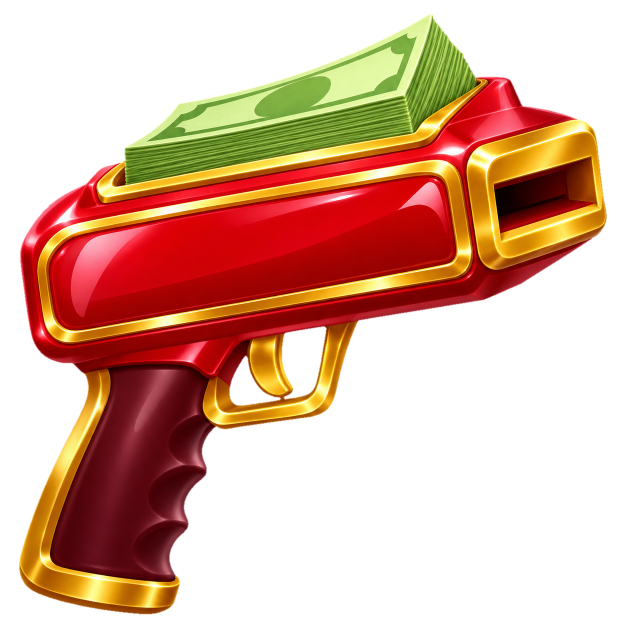
#> input picture sheets/moneygun/money_gun/source/money_gun_master.png, 1254 x 1254 px (shown at 1/2 size)
$ python build_assets.py
#> lines starting #> are read from the running program, lines starting #| are printed output that depends on the picture
### sheets/moneygun/money_gun/source/asset_utils.py
from pathlib import Path
from PIL import Image, ImageDraw, ImageFilter
from scipy import ndimage as ndi
import numpy as np
import math, io, os, json, hashlib, zipfile
ROOT=Path(__file__).resolve().parents[1]
S=512; SS=2; HI=S*SS; N=27; FPS=24
R=Image.Resampling.LANCZOS

def write_bytes(path,data):
    path=Path(path);path.parent.mkdir(parents=True,exist_ok=True)
    tmp=path.with_name(path.name+'.writing');tmp.write_bytes(data);os.replace(tmp,path)

def save(im,path,**kw):
    b=io.BytesIO();im.save(b,format={'.png':'PNG','.apng':'PNG','.gif':'GIF','.jpg':'JPEG'}[Path(path).suffix],**kw)
    write_bytes(path,b.getvalue())

def smooth(t):
    t=np.clip(t,0,1);return t*t*(3-2*t)

# [10 lines left out: function clean, not called in this run]

def export(kind,frames,records):
    dest=ROOT/kind;dest.mkdir(parents=True,exist_ok=True);names=[];meta={}
    atlas=Image.new('RGBA',(4608,1536))
    for i,im in enumerate(frames):
        name=f'money_gun_{kind}_{i+1:02}.png';names.append(name);save(im,dest/'frames'/name,compress_level=6)
        x,y=i%9*S,i//9*S;atlas.paste(im,(x,y))
        meta[name]={'frame':{'x':x,'y':y,'w':S,'h':S},'rotated':False,'trimmed':False,'spriteSourceSize':{'x':0,'y':0,'w':S,'h':S},'sourceSize':{'w':S,'h':S},'pivot':{'x':.5,'y':.5}}
    save(atlas,dest/f'money_gun_{kind}_atlas_9x3.png',compress_level=6)
    for k in range(3):
        sheet=Image.new('RGBA',(1536,1536))
        for j in range(9):sheet.paste(frames[k*9+j],(j%3*S,j//3*S))
        save(sheet,dest/f'sheets/money_gun_{kind}_sheet_{k+1:02}.png',compress_level=6)
    (dest/f'money_gun_{kind}_atlas_9x3.json').write_text(json.dumps({'frames':meta,'animations':{f'money_gun_{kind}':names},'meta':{'image':f'money_gun_{kind}_atlas_9x3.png','format':'RGBA8888','size':{'w':4608,'h':1536},'scale':'1','frameRate':FPS,'loop':kind=='idle'}},indent=2))
    (dest/'motion.json').write_text(json.dumps({'fps':FPS,'durationMs':1125,'loop':kind=='idle','frames':records},indent=2))
    save(frames[0],dest/f'money_gun_{kind}.apng',save_all=True,append_images=frames[1:],duration=[42,41,42]*9,loop=0 if kind=='idle' else 1,blend=0,disposal=0)

def validate(kind,frames):
    dest=ROOT/kind;atlas=Image.open(dest/f'money_gun_{kind}_atlas_9x3.png');assert atlas.size==(4608,1536) and atlas.mode=='RGBA'
    apng=Image.open(dest/f'money_gun_{kind}.apng');assert apng.n_frames==N
    rows=[];duration=0
    for i,ref in enumerate(frames):
        im=Image.open(dest/f'frames/money_gun_{kind}_{i+1:02}.png');a=np.array(im)
        assert im.mode=='RGBA' and im.size==(S,S) and np.array_equal(a,np.array(ref))
        alpha=a[:,:,3];assert alpha.min()==0
        assert not np.any(a[alpha==0,:3]);assert not np.any(alpha[[0,-1],:]) and not np.any(alpha[:,[0,-1]])
        if kind=='idle' or i<26:assert alpha.max()>0 and np.any((alpha>0)&(alpha<255))
        x,y=i%9*S,i//9*S;assert np.array_equal(np.array(atlas.crop((x,y,x+S,y+S))),a)
        sheet=Image.open(dest/f'sheets/money_gun_{kind}_sheet_{i//9+1:02}.png');assert sheet.size==(1536,1536) and sheet.mode=='RGBA'
        j=i%9;x,y=j%3*S,j//3*S;assert np.array_equal(np.array(sheet.crop((x,y,x+S,y+S))),a)
        apng.seek(i);duration+=apng.info['duration'];assert np.array_equal(np.array(apng.convert('RGBA')),a)
        rows.append({'frame':i+1,'bounds':im.getbbox(),'transparentPixels':int((alpha==0).sum()),'partialAlphaPixels':int(((alpha>0)&(alpha<255)).sum())})
    assert duration==1125 and len({hashlib.sha256(np.array(f).tobytes()).hexdigest() for f in frames})==N
    if kind=='fire':assert not np.any(np.array(frames[-1]))
    return {'passed':True,'frames':N,'frameSize':[512,512],'atlasSize':[4608,1536],'smallSheets':3,'alphaVerified':True,'noEdgeClipping':True,'pixelExactAtlasesSheetsAPNG':True,'finalFrameBlank':kind=='fire','durationMs':duration,'perFrame':rows}

# [13 lines left out: function previews, not called in this run]

### sheets/moneygun/money_gun/source/build_assets.py
"""Build transparent cash-gun idle and firing sprites from one master."""
from asset_utils import *

class GunRig:
    def __init__(self):
        self.master=Image.open(ROOT/'source/money_gun_master.png').convert('RGBA')
#> self.master is the input picture: PIL image 1254x1254 RGBA; mean R, G, B, A 77.7, 36, 16.5, 111.2
        self.bill=Image.open(ROOT/'source/banknote.png').convert('RGBA')
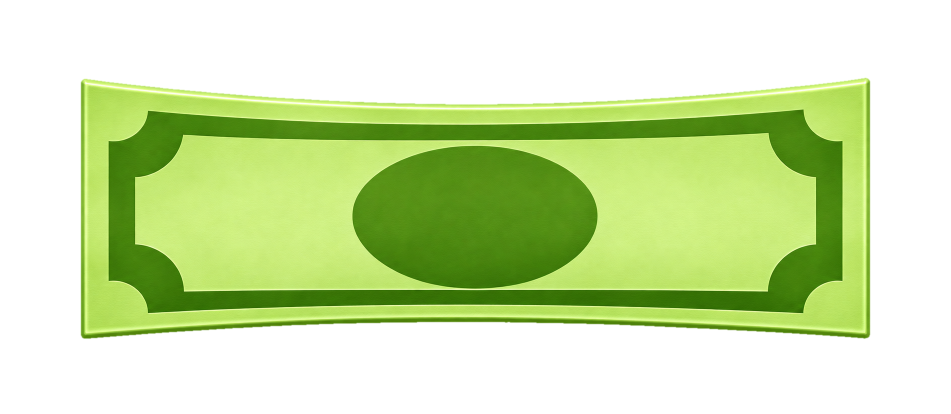
#> input picture sheets/moneygun/money_gun/source/banknote.png, 1902 x 827 px (shown at 1/2 size)
#> self.bill is the input picture: PIL image 1902x827 RGBA; mean R, G, B, A 71, 92.1, 36.5, 118.8
        self.bill=self.bill.crop(self.bill.getbbox())
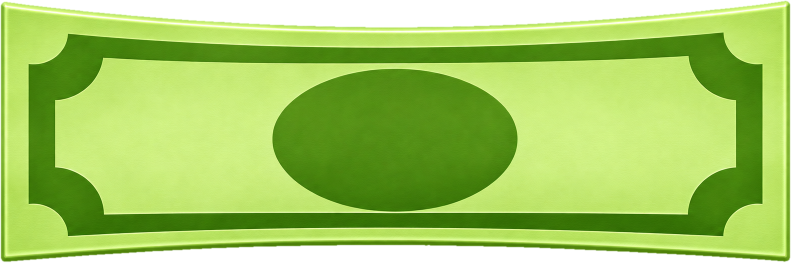
#> self.bill: PIL image 1582x525 RGBA (shown at 1/2 size); mean R, G, B, A 134.4, 174.4, 69.2, 225; transparent parts drawn white
        self.box=self.master.getbbox();self.scale=310/(self.box[3]-self.box[1]);self.ox=61;self.oy=130
#> after `self.box = self.master.getbbox()`: self.box = (37, 25, 1215, 1230)
#> after `self.scale = 310 / (self.box[3] - self.box[1])`: self.scale = 0.257
        crop=self.master.crop(self.box)
        sprite=crop.resize((round(crop.width*self.scale*SS),310*SS),R)
        self.base=Image.new('RGBA',(HI,HI));self.base.alpha_composite(sprite,(self.ox*SS,self.oy*SS))
#> after `self.base = Image.new('RGBA', (HI, HI))`: self.base: PIL image 1024x1024 RGBA; every value is 0
#> after `self.base.alpha_composite(sprite, (self.ox * SS, self.oy * SS))`:
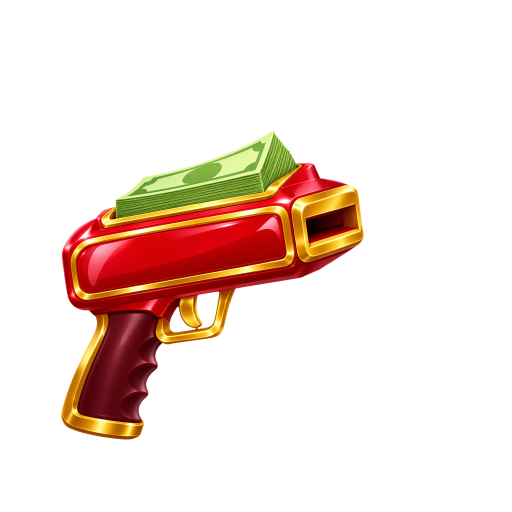
#> self.base: PIL image 1024x1024 RGBA (shown at 1/2 size); mean R, G, B, A 31.1, 14.4, 6.6, 44.1; transparent parts drawn white
        self.muzzle=self.point(1091,397)
#> self.muzzle = [332.2, 225.7]
        mask=Image.new('L',(HI,HI));d=ImageDraw.Draw(mask)
#> after `mask = Image.new('L', (HI, HI))`: mask: PIL image 1024x1024 L; every value is 0
        d.polygon([tuple(v*SS for v in self.point(x,y)) for x,y in [(995,370),(1185,315),(1192,406),(1008,465)]],fill=255)
        self.mouth=mask.filter(ImageFilter.GaussianBlur(.35*SS))
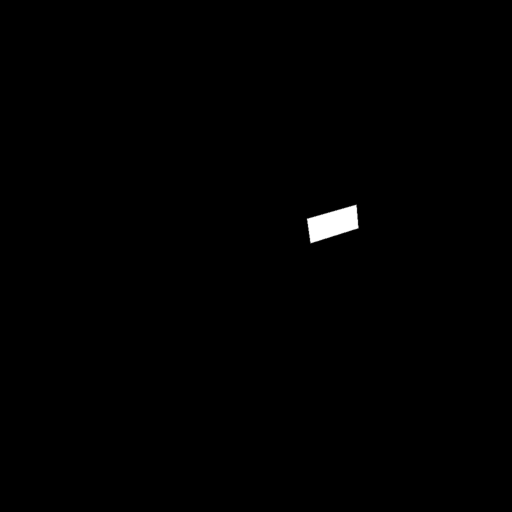
#> self.mouth: PIL image 1024x1024 L (shown at 1/2 size); min 0, max 255, mean 1.2
        save(self.base.resize((S,S),R),ROOT/'source/money_gun_neutral_512.png')
#> in save, `im.save(b, format={'.png': 'PNG', '.apng': 'PNG', '.gif': 'GIF', '.jpg`:
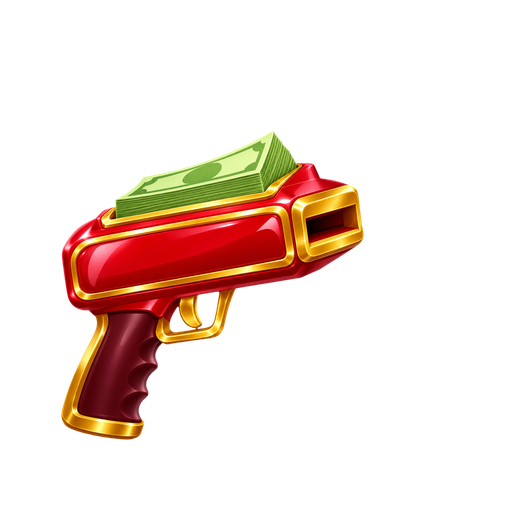
#> im: PIL image 512x512 RGBA; mean R, G, B, A 31.8, 14.8, 6.8, 44.1; transparent parts drawn white
        save(self.mouth,ROOT/'source/ejection_window_mask.png')

    def point(self,x,y):
        return np.array([self.ox+(x-self.box[0])*self.scale,self.oy+(y-self.box[1])*self.scale])

    def transform(self,rec):
        angle=math.radians(rec['angleDegrees']);c,s=math.cos(angle),math.sin(angle)
        mat=np.array([[c,-s],[s,c]])*rec['scale']
        pivot=np.array([218,300]);offset=pivot+np.array([rec['xOffset'],rec['yOffset']])-mat@pivot
        inv=np.linalg.inv(mat);shift=-inv@offset*SS
        coeff=(inv[0,0],inv[0,1],shift[0],inv[1,0],inv[1,1],shift[1])
        body=self.base.convert('RGBa').transform((HI,HI),Image.Transform.AFFINE,coeff,resample=Image.Resampling.BICUBIC).convert('RGBA')
        mask=self.mouth.transform((HI,HI),Image.Transform.AFFINE,coeff,resample=Image.Resampling.BICUBIC)
        muzzle=mat@self.muzzle+offset
        return body,mask,muzzle

    def flying_bill(self,age,j):
        width=(53+4*math.sin(j*1.7))*(1+.016*age)
        height=(12+7*abs(math.cos(age*.70+j*.4)))*(1+.010*age)
        bill=self.bill.resize((round(width*SS),round(height*SS)),R)
        angle=22+(j%4-1.5)*6+math.sin(age*.8+j)*21+age*(1 if j%2 else -1)*3
        bill=bill.rotate(angle,resample=Image.Resampling.BICUBIC,expand=True)
        ar=np.array(bill);ar[:,:,3]=np.round(ar[:,:,3].astype(float)*(1-float(smooth((age-6)/4)))).astype(np.uint8)
        ar[ar[:,:,3]==0,:3]=0
        return Image.fromarray(ar)

    def render(self,kind,f):
        rec=motion(kind,f);body,mouth,muzzle=self.transform(rec)
        notes=Image.new('RGBA',(HI,HI));active=[]
        if kind=='fire':
            for j in range(14):
                birth=6+j*.88;age=f-birth
                if not 0<=age<10:continue
                launch=motion('fire',birth)
                theta=math.radians(launch['angleDegrees']);c,s=math.cos(theta),math.sin(theta)
                mat=np.array([[c,-s],[s,c]])*launch['scale'];pivot=np.array([218,300])
                start=mat@(self.muzzle-pivot)+pivot+np.array([launch['xOffset'],launch['yOffset']])
                x=start[0]+age*(10.2+(j%4)*.8)
                y=start[1]-age*(14+(j%5)*1.5)+.25*age*age
                im=self.flying_bill(age,j)
                notes.alpha_composite(im,(round(x*SS-im.width/2),round(y*SS-im.height/2)))
                active.append({'id':j,'age':round(age,4),'x':round(x,4),'y':round(y,4)})
            # Cash is visible inside the opening and outside the silhouette.
            # This keeps the gold lip and red housing in front during ejection.
            ar=np.array(notes);mask=np.maximum(1-np.array(body)[:,:,3]/255,np.array(mouth)/255)
            ar[:,:,3]=np.round(ar[:,:,3]*mask).astype(np.uint8);ar[ar[:,:,3]==0,:3]=0
            notes=Image.fromarray(ar)
        body.alpha_composite(notes)
        out=np.array(body.resize((S,S),R));out[:,:,3]=np.round(out[:,:,3].astype(float)*rec['opacity']).astype(np.uint8);out[out[:,:,3]==0,:3]=0
        rec['visibleBanknotes']=active
        return Image.fromarray(out),rec

def motion(kind,f):
    if kind=='idle':
        p=math.tau*f/N
        return {'frame':f+1,'angleDegrees':.7*math.sin(p),'scale':1+.006*math.sin(p),'xOffset':0.,'yOffset':1.8*math.sin(p),'opacity':1.}
    charge=float(smooth(f/5))*(1-float(smooth((f-5)/2)))
    firing=float(smooth((f-4)/3))*(1-float(smooth((f-18)/3)))
    pulse=(.5+.5*math.sin((f-6)*math.tau/3))*firing
    settle=.5*float(smooth((f-18)/3))*(1-float(smooth((f-21)/3)))
    return {'frame':f+1,'angleDegrees':1.2*charge-2.4*firing-1.1*pulse,'scale':1+.014*charge,'xOffset':-3.5*pulse,'yOffset':2.2*charge+1.4*pulse+settle,'opacity':1-float(smooth((f-22)/4))}

def main():
    rig=GunRig();allframes={};report={}
    for kind in ('idle','fire'):
        frames=[];records=[]
        for f in range(N):
            im,rec=rig.render(kind,f);frames.append(im);records.append(rec)
#> this loop made 27 passes
#> after the loop, frames = 27 items; records = 27 items
        allframes[kind]=frames;export(kind,frames,records);report[kind]=validate(kind,frames)
#> in export, `atlas=Image.new('RGBA',(4608,1536))`: atlas: PIL image 4608x1536 RGBA; every value is 0
#> the loop in export, `for i,im in enumerate(frames):` made 27 passes
#> (name, x, y) on passes 1 to 12: ('money_gun_idle_01.png', 0, 0), ('money_gun_idle_02.png', 512, 0), ('money_gun_idle_03.png', 1024, 0), ('money_gun_idle_04.png', 1536, 0), ('money_gun_idle_05.png', 2048, 0), ('money_gun_idle_06.png', 2560, 0), ('money_gun_idle_07.png', 3072, 0), ('money_gun_idle_08.png', 3584, 0), ('money_gun_idle_09.png', 4096, 0), ('money_gun_idle_10.png', 0, 512), ('money_gun_idle_11.png', 512, 512), ('money_gun_idle_12.png', 1024, 512)
#> after the loop in export, `for i,im in enumerate(frames):`:
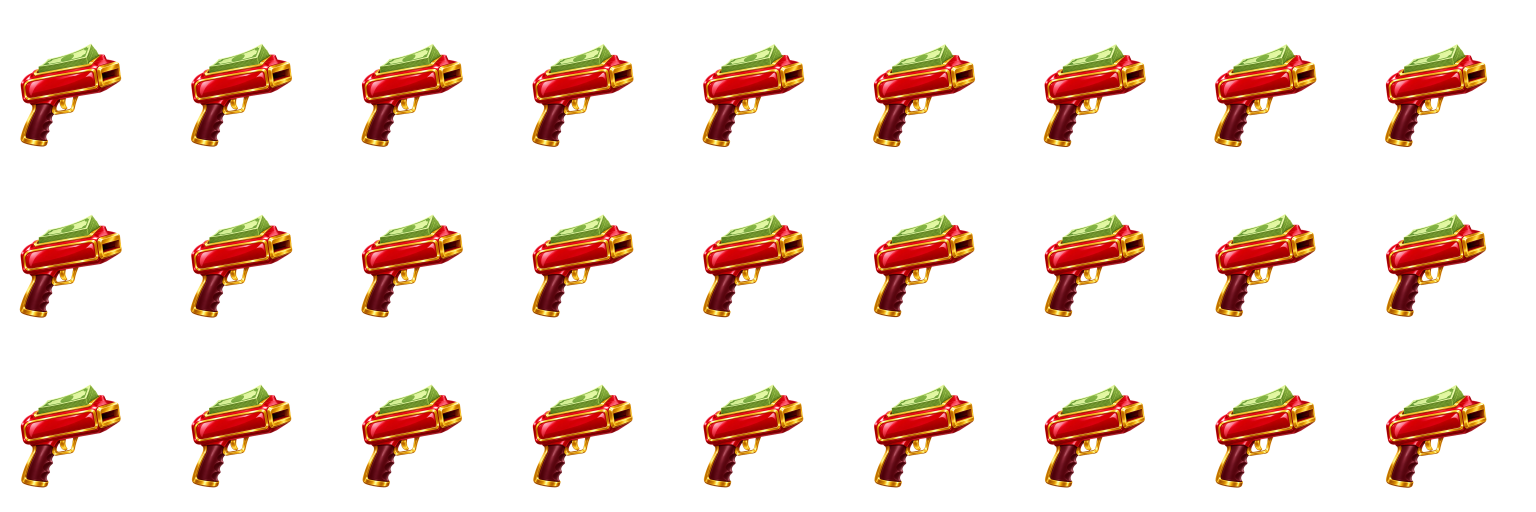
#> atlas: PIL image 4608x1536 RGBA (shown at 1/3 size); mean R, G, B, A 31.7, 14.8, 6.8, 44.1; transparent parts drawn white
#> after the loop in export, `for i,im in enumerate(frames):`: names = 27 items, first 6: 'money_gun_idle_01.png', 'money_gun_idle_02.png', 'money_gun_idle_03.png', 'money_gun_idle_04.png', 'money_gun_idle_05.png', 'money_gun_idle_06.png'
#> after the loop in export, `for k in range(3):`:
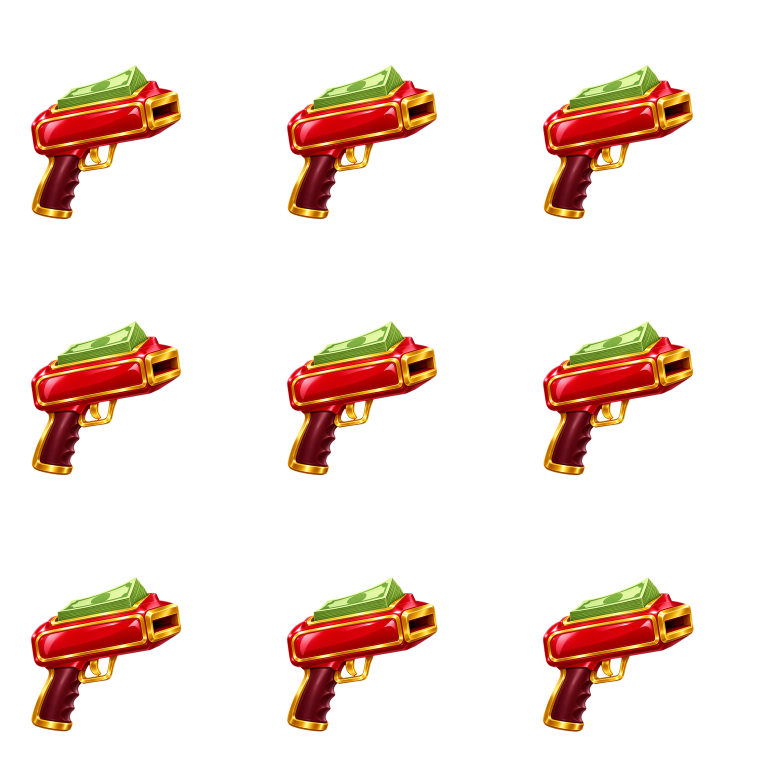
#> sheet: PIL image 1536x1536 RGBA (shown at 1/2 size); mean R, G, B, A 31.4, 14.6, 6.7, 43.7; transparent parts drawn white
        print(f'{kind}: 27 transparent frames, sheets and APNG verified',flush=True)
    assert np.array_equal(np.array(allframes['idle'][0]),np.array(allframes['fire'][0]))
    wrapped,_=rig.render('idle',27);assert np.array_equal(np.array(wrapped),np.array(allframes['idle'][0]))
    report['idleSeamlessWrap']=True;report['idleToFireExactEntryMatch']=True
    report['masterSha256']=hashlib.sha256((ROOT/'source/money_gun_master.png').read_bytes()).hexdigest()
    (ROOT/'validation.json').write_text(json.dumps(report,indent=2));previews(allframes)
    (ROOT/'README.txt').write_text('MONEY GUN — IDLE + CASH BURST\n\n54 transparent RGBA PNG frames: 27 idle + 27 fire, 512 x 512 each.\n24 fps, 1.125 seconds per clip.\n\nEach clip includes a 4608 x 1536 atlas (9 columns x 3 rows), three\n1536 x 1536 sheets (3 x 3), individual PNGs, JSON atlas and RGBA APNG.\nRead left to right, then top to bottom. Use full 512 x 512 cells\nwith centered pivot; disable trimming.\n\nIdle loops with a gentle float and tilt. Fire plays once: wind-up,\nrecoil and a continuous burst of 14 fluttering notes, followed by\nsettling and fade. Fire frame 27 is fully transparent RGBA zero.\nFire frame 01 matches idle frame 01. Switch after the idle wraps or\nblend to the first fire frame in the engine.\n\nThe same gun artwork is used in every frame. Banknotes reuse one\nmatching isolated bill. Notes emerge from a masked front opening.\nNo logos, numbers or portraits appear on the artwork. No audio.\n\npreview/money_gun_idle_then_roar.gif shows both clips at slower\nreview speed on dark and purple test backgrounds. Those backgrounds\nare not in the production PNGs or APNGs.\n\nRebuild with Python, Pillow, NumPy and SciPy: python source/build_assets.py\nSource masters, renderer, generation prompts and motion data included.\nvalidation.json records alpha, dimensions, exact atlas/APNG matching,\nseamless idle wrap and the blank final firing frame.\n')
    old=ROOT/'preview/money_gun_idle_then_roar.gif';new=ROOT/'preview/money_gun_idle_then_fire.gif'
    if old.exists():os.replace(old,new)
    readme=ROOT/'README.txt';readme.write_text(readme.read_text().replace('idle_then_roar','idle_then_fire'))
    b=io.BytesIO()
    with zipfile.ZipFile(b,'w',zipfile.ZIP_DEFLATED,compresslevel=4) as z:
        for p in sorted(ROOT.rglob('*')):
            if p.is_file() and '__pycache__' not in p.parts and not p.name.endswith('.writing'):z.write(p,p.relative_to(ROOT.parent))
    path=ROOT.parent/'money_gun_animation_pack.zip';write_bytes(path,b.getvalue())
    with zipfile.ZipFile(path) as z:
        assert z.testzip() is None
        for name in z.namelist():
            if name.endswith('.png'):Image.open(io.BytesIO(z.read(name))).load()
    print(f'ZIP integrity verified: {path.stat().st_size:,} bytes',flush=True)

#> (the run stopped early here; a loop or call above may not have finished)
